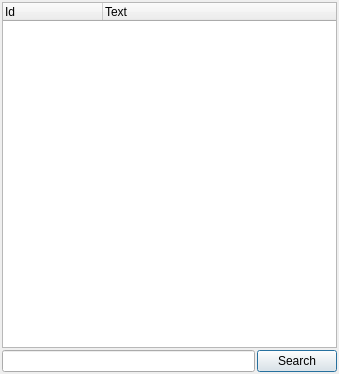
<?xml version="1.0" encoding="UTF-8"?>
<ui version="4.0">
 <class>TablePopup</class>
 <widget class="QDialog" name="TablePopup">
  <property name="windowModality">
   <enum>Qt::WindowModal</enum>
  </property>
  <property name="geometry">
   <rect>
    <x>0</x>
    <y>0</y>
    <width>339</width>
    <height>374</height>
   </rect>
  </property>
  <property name="windowTitle">
   <string>Form</string>
  </property>
  <property name="windowIcon">
   <iconset resource="../resources.qrc">
    <normaloff>:/devices48/resources/tr48x48-0012.png</normaloff>:/devices48/resources/tr48x48-0012.png</iconset>
  </property>
  <layout class="QVBoxLayout" name="verticalLayout">
   <property name="spacing">
    <number>2</number>
   </property>
   <property name="margin">
    <number>2</number>
   </property>
   <item>
    <widget class="QTreeWidget" name="list">
     <property name="alternatingRowColors">
      <bool>true</bool>
     </property>
     <property name="rootIsDecorated">
      <bool>false</bool>
     </property>
     <property name="sortingEnabled">
      <bool>false</bool>
     </property>
     <column>
      <property name="text">
       <string>Id</string>
      </property>
     </column>
     <column>
      <property name="text">
       <string>Text</string>
      </property>
     </column>
    </widget>
   </item>
   <item>
    <layout class="QHBoxLayout" name="horizontalLayout">
     <item>
      <widget class="QLineEdit" name="search"/>
     </item>
     <item>
      <widget class="QPushButton" name="searchButton">
       <property name="text">
        <string>Search</string>
       </property>
       <property name="icon">
        <iconset resource="../resources.qrc">
         <normaloff>:/icons/resources/viewmag.png</normaloff>:/icons/resources/viewmag.png</iconset>
       </property>
      </widget>
     </item>
    </layout>
   </item>
  </layout>
 </widget>
 <resources>
  <include location="../resources.qrc"/>
 </resources>
 <connections/>
</ui>
